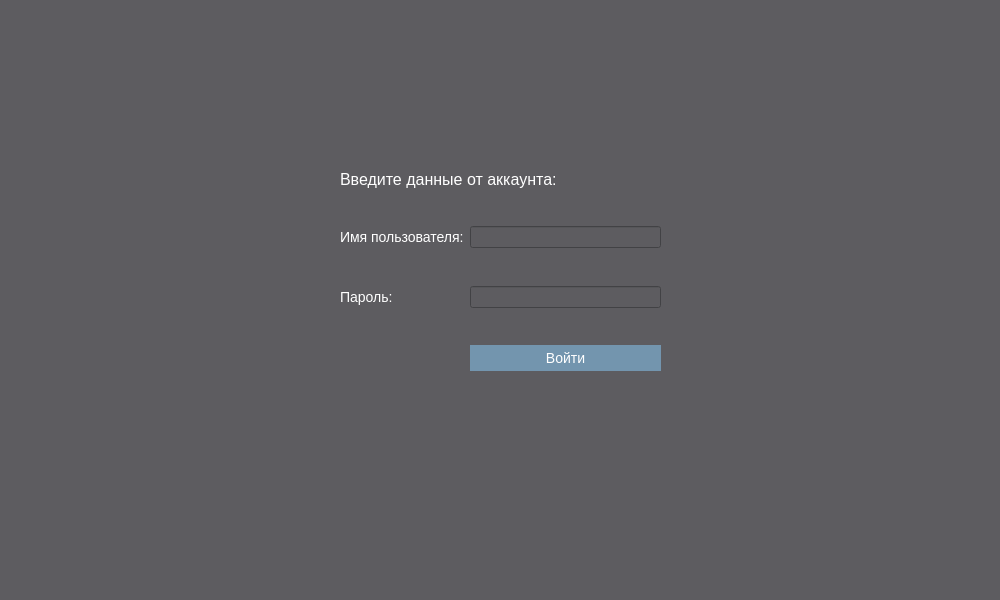
<?xml version="1.0" encoding="UTF-8"?>
<ui version="4.0">
 <class>LogIn</class>
 <widget class="QWidget" name="LogIn">
  <property name="geometry">
   <rect>
    <x>0</x>
    <y>0</y>
    <width>1000</width>
    <height>600</height>
   </rect>
  </property>
  <property name="minimumSize">
   <size>
    <width>1000</width>
    <height>600</height>
   </size>
  </property>
  <property name="maximumSize">
   <size>
    <width>1000</width>
    <height>600</height>
   </size>
  </property>
  <property name="windowTitle">
   <string>Авторизация</string>
  </property>
  <property name="windowIcon">
   <iconset>
    <normaloff>icons/login.png</normaloff>icons/login.png</iconset>
  </property>
  <property name="styleSheet">
   <string notr="true">background-color: #5d5c60;</string>
  </property>
  <widget class="QWidget" name="formLayoutWidget">
   <property name="geometry">
    <rect>
     <x>340</x>
     <y>170</y>
     <width>321</width>
     <height>201</height>
    </rect>
   </property>
   <layout class="QFormLayout" name="formLayout">
    <item row="4" column="0">
     <widget class="QLabel" name="label">
      <property name="styleSheet">
       <string notr="true"> font-size: 14px; color:white;</string>
      </property>
      <property name="text">
       <string>Имя пользователя:</string>
      </property>
     </widget>
    </item>
    <item row="6" column="0">
     <widget class="QLabel" name="label_2">
      <property name="styleSheet">
       <string notr="true"> font-size: 14px; color:white;</string>
      </property>
      <property name="text">
       <string>Пароль:</string>
      </property>
     </widget>
    </item>
    <item row="8" column="1">
     <widget class="QPushButton" name="LogInButton">
      <property name="cursor">
       <cursorShape>PointingHandCursor</cursorShape>
      </property>
      <property name="styleSheet">
       <string notr="true">background-color: #7395ae;  border: none;  color: white;  padding: 5px;  text-align: center; text-decoration: none;  font-size: 14px;
outline: none;</string>
      </property>
      <property name="text">
       <string>Войти</string>
      </property>
     </widget>
    </item>
    <item row="5" column="1">
     <spacer name="verticalSpacer">
      <property name="orientation">
       <enum>Qt::Vertical</enum>
      </property>
      <property name="sizeHint" stdset="0">
       <size>
        <width>20</width>
        <height>20</height>
       </size>
      </property>
     </spacer>
    </item>
    <item row="4" column="1">
     <widget class="QLineEdit" name="UsernameLineEdit">
      <property name="styleSheet">
       <string notr="true">color: white;</string>
      </property>
     </widget>
    </item>
    <item row="6" column="1">
     <widget class="QLineEdit" name="PasswordLineEdit">
      <property name="styleSheet">
       <string notr="true">color: white;</string>
      </property>
      <property name="echoMode">
       <enum>QLineEdit::Password</enum>
      </property>
     </widget>
    </item>
    <item row="7" column="1">
     <spacer name="verticalSpacer_2">
      <property name="orientation">
       <enum>Qt::Vertical</enum>
      </property>
      <property name="sizeHint" stdset="0">
       <size>
        <width>20</width>
        <height>20</height>
       </size>
      </property>
     </spacer>
    </item>
    <item row="1" column="0" colspan="2">
     <widget class="QLabel" name="label_3">
      <property name="styleSheet">
       <string notr="true"> font-size: 16px; color:white;</string>
      </property>
      <property name="text">
       <string>Введите данные от аккаунта:</string>
      </property>
     </widget>
    </item>
    <item row="3" column="1">
     <spacer name="verticalSpacer_3">
      <property name="orientation">
       <enum>Qt::Vertical</enum>
      </property>
      <property name="sizeHint" stdset="0">
       <size>
        <width>20</width>
        <height>20</height>
       </size>
      </property>
     </spacer>
    </item>
   </layout>
  </widget>
 </widget>
 <resources/>
 <connections/>
</ui>
